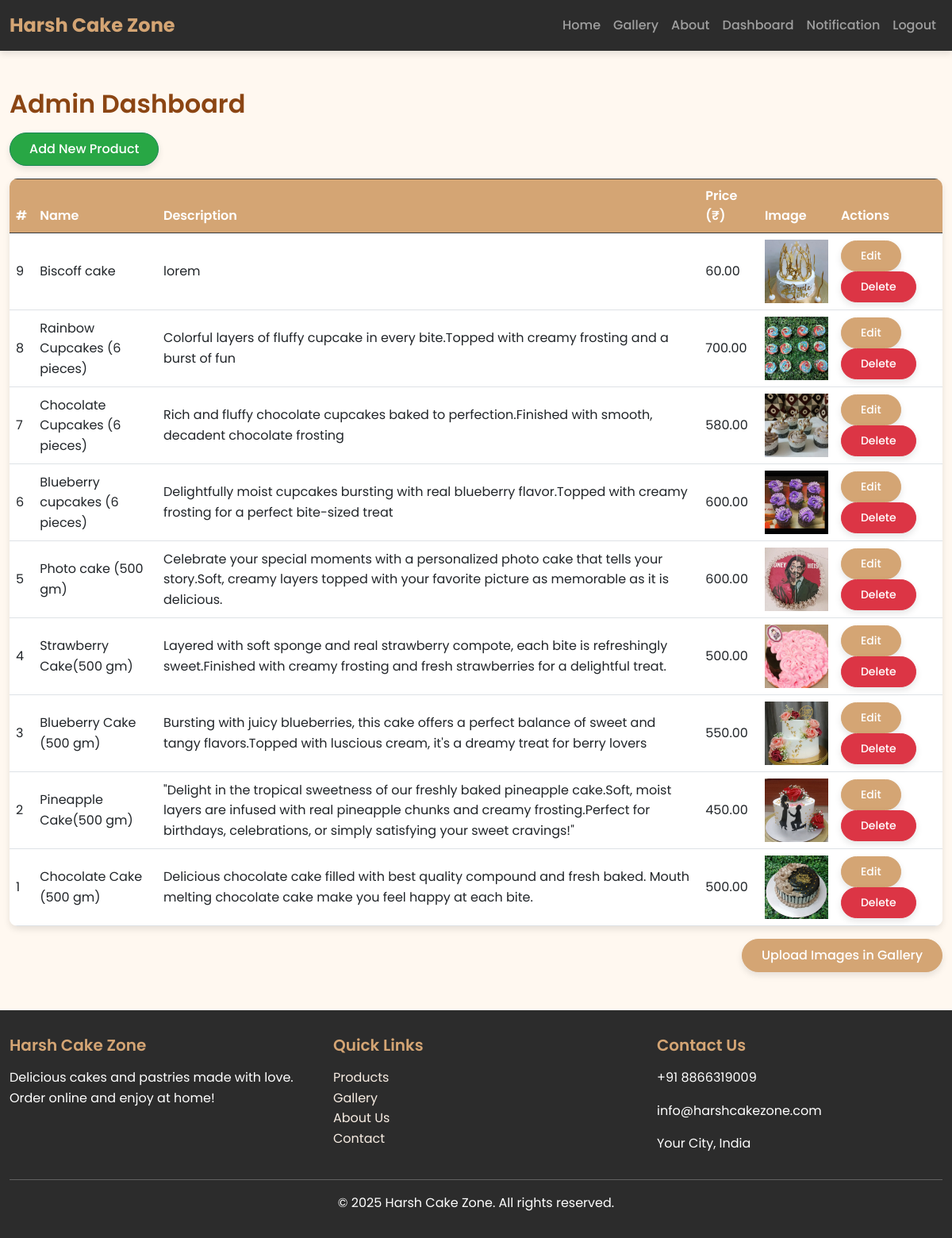
/dashboard.php (signed in), run on the app's committed database.
### tables this page shows
CREATE TABLE `products` (
  `id` int(11) NOT NULL,
  `name` varchar(100) NOT NULL,
  `description` text DEFAULT NULL,
  `price` decimal(10,2) NOT NULL,
  `image` varchar(255) DEFAULT 'cake.jpg',
  `category_id` int(11) NOT NULL,
  `created_at` timestamp NOT NULL DEFAULT current_timestamp()
);

### dashboard.php (the view, shortened to what this page needs)
<?php
include 'config/db.php';
$sql = "SELECT * FROM products ORDER BY created_at DESC";
$result = $conn->query($sql);
?>
<?php include 'includes/header.php'; ?>
<div class="container mt-5">
    <h2>Admin Dashboard</h2>
    <a href="add_product.php" class="btn btn-success mb-3">Add New Product</a>
    <?php if ($result->num_rows > 0): ?>
        <table class="table table-bordered">
            <thead class="table-dark">
                <tr>
                    <th>#</th>
                    <th>Name</th>
                    <th>Description</th>
                    <th>Price (₹)</th>
                    <th>Image</th>
                    <th>Actions</th>
                </tr>
            </thead>
            <tbody>
                <?php while ($row = $result->fetch_assoc()): ?>
                    <tr>
                        <td><?= $row['id']; ?></td>
                        <td><?= htmlspecialchars($row['name']); ?></td>
                        <td><?= htmlspecialchars($row['description']); ?></td>
                        <td><?= $row['price']; ?></td>
                        <td>
                            <?php if ($row['image']): ?>
                                <img src="assets/images/<?= $row['image']; ?>" width="80">
                            <?php else: ?>
                                No image
                            <?php endif; ?>
                        </td>
                        <td>
                            <a href="edit_product.php?id=<?= $row['id']; ?>" class="btn btn-warning btn-sm">Edit</a>
                            <a href="delete_product.php?id=<?= $row['id']; ?>" onclick="return confirm('Delete this product?')" class="btn btn-danger btn-sm">Delete</a>
                        </td>
                    </tr>
                <?php endwhile; ?>
            </tbody>
        </table>
    <?php else: ?>
        <div class="alert alert-info">No products found.</div>
    <?php endif; ?>
    <?php if (isset($_SESSION['user_role']) && $_SESSION['user_role'] === 'admin'): ?>
    <div class="text-end mb-4">
        <a href="admin_upload_gallery.php" class="btn btn-primary">Upload Images in Gallery</a>
    </div>
<?php endif; ?>
</div>
<?php include 'includes/footer.php'; ?>

### assets/css/style.css (style rules this page uses)
:root { --primary-color: #D4A574; --secondary-color: #F8EDE3; --accent-color: #8B4513; --dark-bg: #2C2C2C; --light-bg: #FFF8F0; --text-color: #333; --shadow: 0 4px 8px rgba(0, 0, 0, 0.1); --transition: all 0.3s ease; }
* { margin: 0; padding: 0; box-sizing: border-box; font-family: 'Poppins', sans-serif; }
body { background-color: var(--light-bg); color: var(--text-color); line-height: 1.6; }
.btn-warning { background-color: var(--primary-color); border-color: var(--primary-color); color: white; }
.container { max-width: 1200px; }
h1, h2, h3, h4, h5, h6 { color: var(--accent-color); font-weight: 600; margin-bottom: 1rem; }
.btn { border-radius: 25px; padding: 0.5rem 1.5rem; font-weight: 500; transition: var(--transition); box-shadow: var(--shadow); }
.btn-primary { background-color: var(--primary-color); border-color: var(--primary-color); }
.btn-success { background-color: #28a745; }
.btn-danger { background-color: #dc3545; }
.table { background-color: white; border-radius: 10px; overflow: hidden; box-shadow: var(--shadow); }
.table th { background-color: var(--primary-color); color: white; font-weight: 600; border: none; }
.table td { border: none; vertical-align: middle; }
.text-end { text-align: right; }
.mt-5 { margin-top: 3rem; }
.mb-4 { margin-bottom: 1.5rem; }

### data on the page
products: id "9", name "Biscoff cake", description "lorem", price "60.00", image (picture)
products: id "8", name "Rainbow Cupcakes (6 pieces)", description "Colorful layers of fluffy cupcake in every bite.Topped with creamy frosting and a burst of fun", price "700.00", image (picture)
products: id "7", name "Chocolate Cupcakes (6 pieces)", description "Rich and fluffy chocolate cupcakes baked to perfection.Finished with smooth, decadent chocolate frosting", price "580.00", image (picture)
products: id "6", name "Blueberry cupcakes (6 pieces)", description "Delightfully moist cupcakes bursting with real blueberry flavor.Topped with creamy frosting for a perfect bite-sized treat", price "600.00", image (picture)
products: id "5", name "Photo cake (500 gm)", description "Celebrate your special moments with a personalized photo cake that tells your story.Soft, creamy layers topped with your favorite picture as memorable as it is delicious.", price "600.00", image (picture)
products: id "4", name "Strawberry Cake(500 gm)", description "Layered with soft sponge and real strawberry compote, each bite is refreshingly sweet.Finished with creamy frosting and fresh strawberries for a delightful treat.", price "500.00", image (picture)
products: id "3", name "Blueberry Cake (500 gm)", description "Bursting with juicy blueberries, this cake offers a perfect balance of sweet and tangy flavors.Topped with luscious cream, it's a dreamy treat for berry lovers", price "550.00", image (picture)
products: id "2", name "Pineapple Cake(500 gm)", description "\"Delight in the tropical sweetness of our freshly baked pineapple cake.Soft, moist layers are infused with real pineapple chunks and creamy frosting.Perfect for birthdays, celebrations, or simply satisfying your sweet cravings!\"", price "450.00", image (picture)
products: id "1", name "Chocolate Cake (500 gm)", description "Delicious chocolate cake filled with best quality compound and fresh baked. Mouth melting chocolate cake make you feel happy at each bite.", price "500.00", image (picture)
